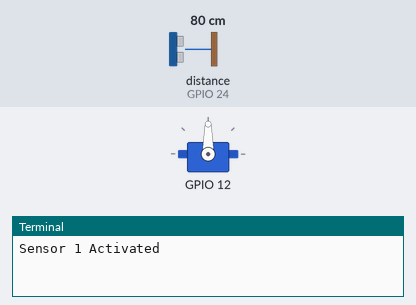
The program below on a simulated Raspberry Pi (BCM pin numbers). On the bench: servo, the last lines printed to the terminal. Inputs (shaded band) come from the test bench; at power-on: distance to the obstacle (sensor on GPIO 24) 80 cm. The echo pulse lasts 58.3 µs per cm; servo angles are drawn from the pulse width (0.5 ms = 0°, 2.5 ms = 180°).

Above: at 0.55 s.
At 5.5 s:
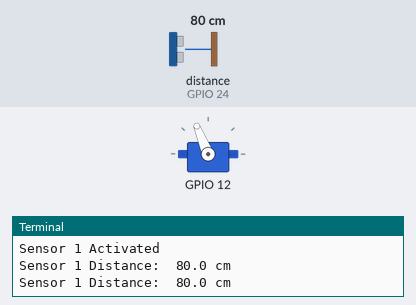
At 8.0 s:
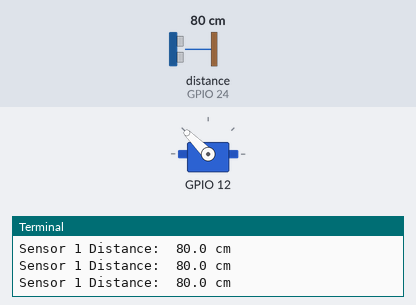
At 10.5 s:
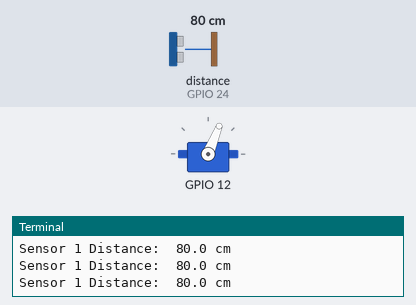
Timing chart, 0 to 13.5 s (numbered marks = the images above):
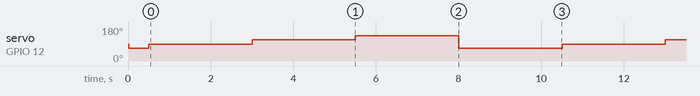

Measured:
- by itself, servo on GPIO 12: repeats every 10.0 s: 90° 2.5 s, 112° 2.5 s, 135° 2.5 s, 68° 2.5 s

The program:

constructech_3.py
```python
from gpiozero import DistanceSensor, Servo
from time import sleep

class HYPERSONIC:
    def __init__(self, trig, echo, id):
        self.sensor = DistanceSensor(echo=echo, trigger=trig)
        self.id = id
        print("Sensor", id, "Activated")

    def getDistance(self):
        distance = self.sensor.distance * 100  # Convert to cm
        return self.id, round(distance, 2)

    def close(self):
        self.sensor.close()


class SERVO:
    def __init__(self, pin):
        self.servo = Servo(pin)
        self.current_angle = 0
        self.set_angle(self.current_angle)

    def set_angle(self, angle):
        # Convert angle in degrees to a value between -1 and 1
        angle_value = (angle / 180) - 0.5
        self.servo.value = angle_value
        sleep(0.5)  # Give the servo time to move

    def rotate_90_degrees(self):
        self.current_angle = (self.current_angle + 90) % 360
        self.set_angle(self.current_angle)

    def cleanup(self):
        self.servo.detach()


def main():
    sensor1 = HYPERSONIC(23, 24, 1)
    servo1 = SERVO(12)
    try:
        while True:
            servo1.rotate_90_degrees()
            sleep(1.5)
            id, dist = sensor1.getDistance()
            print("Sensor", id, "Distance: ", dist, "cm")
            sleep(0.5)
    except KeyboardInterrupt:  # If there is a KeyboardInterrupt (when you press ctrl+c), exit the program
        print("Cleaning up!")
        servo1.cleanup()
        sensor1.close()

if __name__ == "__main__":
    main()
```
